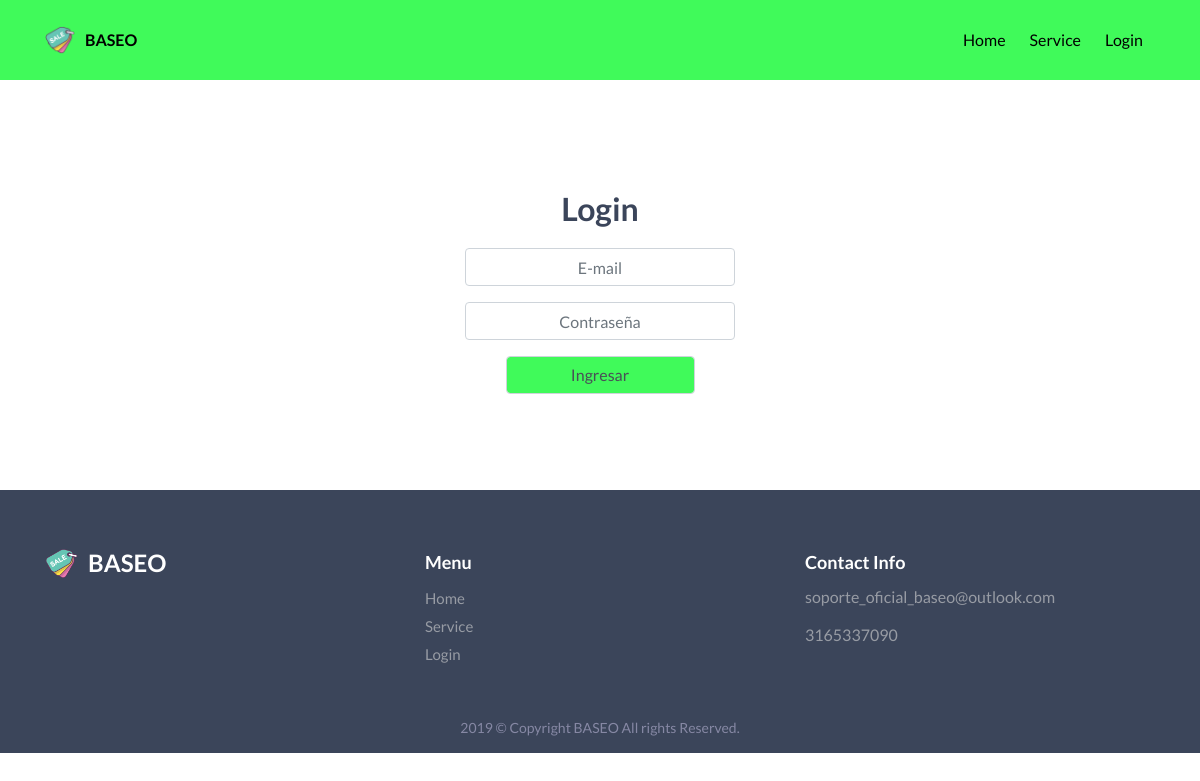
The page /index.php/login on the database its author committed.
### tables this page shows
CREATE TABLE `baseo_oficial` (
  `id` int(11) NOT NULL AUTO_INCREMENT,
  `correo_contact` varchar(100) DEFAULT NULL,
  `cel_contact` double DEFAULT NULL,
  `logo` varchar(255) DEFAULT NULL,
  `nombre` varchar(60) DEFAULT NULL,
  `abreviacion` varchar(15) DEFAULT NULL,
  `nav_bg` varchar(10) DEFAULT NULL,
  `op1` varchar(30) DEFAULT NULL,
  `op2` varchar(30) DEFAULT NULL,
  `op3` varchar(30) DEFAULT NULL,
  `op4` varchar(30) DEFAULT NULL,
  `color` varchar(10) DEFAULT NULL,
  `fuente` varchar(100) DEFAULT NULL,
  `size` int(11) DEFAULT NULL,
  `search` varchar(50) DEFAULT NULL,
  `ban_1_title` varchar(255) DEFAULT NULL,
  `ban_1_text` text,
  `ban_1_url_vid` varchar(255) DEFAULT NULL,
  `ban_1_url_img` varchar(255) DEFAULT NULL,
  `ban_2_title` varchar(255) DEFAULT NULL,
  `ban_2_text` text,
  `ban_2_url_img` varchar(255) DEFAULT NULL,
  `sec_text` varchar(255) DEFAULT NULL,
  `pr900` double DEFAULT NULL,
  PRIMARY KEY (`id`)
);

### application/controllers/Login.php (called while the page is built, shortened)
<?php
class Login extends CI_Controller {
  function __construct(){
    $this->load->model('model_header');
    $this->load->model('model_login');
  }
  public function index()
  {
    $header['head']=$this->model_header->consultOficial(1);
    $this->load->view('header',$header);
    $this->load->view('view_login');
    $this->load->view('footer',$header);
  }
}

### index.php (called while the page is built, shortened)
<?php
require_once BASEPATH.'core/CodeIgniter.php';

### application/models/Model_header.php (called while the page is built, shortened)
<?php
class Model_header extends CI_Model {
  public function consultOficial($id){
    $sql="SELECT * FROM baseo_oficial WHERE id='$id'";
    $query=$this->db->query($sql);
    return $query->row();
  }
}

### application/views/view_login.php (the view, shortened to what this page needs)
<!DOCTYPE html>
<html lang="en">
<head>
</head>
<body data-spy="scroll" data-target=".navbar-default" data-offset="100">
  <section id="home" class="hero">
    <div class="slide-home">
      <div class="slide-item">
        <div class="container">
          <div class="row hero-padd">
            <div class="col-md-6 col-12 col-sm-6 ml-auto mr-auto">
              <div class="hero-text">
                <center><h2>Login</h2></center>
                <form action="<?= base_url(); ?>index.php/login/validar" method="post">
                  <div class="form-group">
                    <center><input style="width:50%;text-align: center" type="text" name="user" class="form-control" placeholder="E-mail" required></center>
                  </div>
                  <div class="form-group">
                    <center><input style="width:50%;text-align: center" type="password" name="pass" class="form-control" placeholder="Contraseña" required></center>
                  </div>
                  <div class="form-group">
                    <center><input type="submit" class="form-control" value="Ingresar" style="width:35%;background-color: <?= $head->nav_bg; ?>"></center>
                  </div>
                </form>
              </div>
            </div>
          </div>
        </div>
      </div>
    </div>
  </section>
</body>
</html>

### application/views/header.php (shortened to what this page needs)
<!DOCTYPE html>
<html lang="en" dir="ltr">
<head>
  <link rel="stylesheet" href="https://stackpath.bootstrapcdn.com/bootstrap/4.3.1/css/bootstrap.min.css">
  <link rel="stylesheet" href="<?= base_url(); ?>assets/css/bootstrap.min.css">
  <link rel="stylesheet" href="<?= base_url(); ?>assets/css/elegant-icons.css">
  <link rel="stylesheet" href="<?= base_url(); ?>assets/css/animate.css">
  <link rel="stylesheet" href="<?= base_url(); ?>assets/css/slick.css">
  <link rel="stylesheet" href="<?= base_url(); ?>assets/css/magnific-popup.css">
  <link rel="stylesheet" href="<?= base_url(); ?>assets/css/style.css">
  <link rel="stylesheet" href="<?= base_url(); ?>assets/css/responsive.css">
</head>
<body>
  <header class="navbar-header">
    <nav class="navbar navbar-expand-lg fixed-top" style="background-color:<?= $head->nav_bg; ?>">
      <div class="container" style="background-color:<?= $head->nav_bg; ?>">
        <a class="navbar-brand" href="<?= base_url(); ?>"> <img src="<?= base_url().$head->logo; ?>" alt="">
          <span style="font-size: <?= $head->size; ?>px;font-family: <?= $head->fuente; ?>;color:<?= $head->color; ?>"><?= $head->abreviacion; ?></span>
        </a>
        <div class="collapse navbar-collapse " id="navbarSupportedContent">
          <ul class="navbar-nav ml-auto" style="background-color:<?= $head->nav_bg; ?>">
            <li class="nav-item active">
              <a data-scroll="" class="nav-link section-scroll" href="<?= base_url(); ?>"><span style="font-size: <?= $head->size; ?>px;font-family: <?= $head->fuente; ?>;color:<?= $head->color; ?>"><?= $head->op1; ?></span></a>
            </li>
            <li class="nav-item">
              <a data-scroll="" class="nav-link section-scroll" href="<?= base_url(); ?>index.php/service"><span style="font-size: <?= $head->size; ?>px;font-family: <?= $head->fuente; ?>;color:<?= $head->color; ?>"><?= $head->op3; ?></span></a>
            </li>
            <li class="nav-item">
              <a data-scroll="" class="nav-link section-scroll" href="<?= base_url(); ?>index.php/login"><span style="font-size: <?= $head->size; ?>px;font-family: <?= $head->fuente; ?>;color:<?= $head->color; ?>"><?= $head->op4; ?></span></a>
            </li>
          </ul>
        </div>
      </div>
    </nav>
  </header>
</body>
</html>

### application/views/footer.php (shortened to what this page needs)
<!DOCTYPE html>
<html lang="en" dir="ltr">
  <head>
  </head>
  <body>
    <footer class="footer" >
      <div class="footer-warpper">
        <div class="footer-top">
          <div class="container">
            <div class="footer-bottom-content clearfix">
              <div class="row">
                <div class="col-lg-4 col-md-4">
                  <div class="logo-footer">
                    <a class="navbar-brand" href="<?= base_url(); ?>"> <img src="<?= base_url().$head->logo; ?>" alt=""><span><?= $head->abreviacion; ?></span></a>
                  </div>
                </div>
                <div class="col-lg-4 col-md-4">
                  <h5>Menu</h5>
                  <ul class="list-menu">
                    <li>
                      <a href="<?= base_url(); ?>"><?= $head->op1; ?> </a>
                    </li>
                    <li>
                      <a href="<?= base_url(); ?>index.php/service"><?= $head->op3; ?></a>
                    </li>
                    <li>
                      <a href="<?= base_url(); ?>index.php/login"><?= $head->op4; ?></a>
                    </li>
                  </ul>
                </div>
                <div class="col-lg-4 col-md-4">
                  <h5>Contact Info</h5>
                  <ul class="list-menu contact-list">
                    <li>
                      <?= $head->correo_contact; ?>
                    </li>
                    <li>
                      <?= $head->cel_contact; ?>
                     </li>
                  </ul>
                </div>
              </div>
            </div>
          </div>
        </div>
        <div class="footer-bottom">
          <div class="container">
            <div class="row">
              <div class="col-lg-12 col-md-12 col-sm-12 col-12">
                <div class="copyright text-center">
                  <p>2019 © Copyright <?= $head->abreviacion; ?> All rights Reserved.</p>
                </div>
              </div>
            </div>
          </div>
        </div>
      </div>
    </footer>
  </body>
</html>

### assets/css/style.css (style rules this page uses)
body { font-family: 'Lato', sans-serif; font-size: 15px; font-weight: 400; line-height: 26px; overflow-x: hidden; color: #88889b; }
h1, h2, h3, h4, h5, h6 { font-family: 'Lato', sans-serif; margin-bottom: 10px; line-height: 24px; font-weight: 700; }
h2 { font-size: 32px; }
h5 { font-size: 18px; }
a { text-decoration: none; transition: all 0.4s ease; }
ul, ol { margin: 0; padding: 0; }
ul { list-style: none; }
img { max-width: 100%; height: auto; }
p { font-weight: 400; }
.navbar-header { z-index: 999; }
.navbar-brand { padding: 0; }
.navbar-brand img { width: 30px; margin-right: 10px; float: left; }
.navbar-brand span { color:#3b455a; font-weight: 600; font-size: 20px; }
.navbar-header .navbar { padding: 0; }
.navbar-header .navbar-nav li a { color: #3b455a; font-size: 15px; padding: 15px 12px !important; font-weight: 500; line-height: 50px; }
.hero { padding-bottom: 80px; position: relative; }
.hero-padd { padding-top: 150px; }
.hero-text { margin-top: 40px; }
.hero-text h2 { font-size: 55px; color: #3b455a; margin-bottom: 20px; line-height: 60px; font-weight: 600; }
.logo-footer .navbar-brand img { width:33px; position: relative; top: -3px; }
.logo-footer a span { color:#fff; font-size: 24px; }
.footer-top { padding: 60px 0 40px 0; background-color: #3b455a; }
.footer-bottom { background-color: #3b455a; padding-bottom: 5px; }
.copyright { text-align: left; }
.copyright p { margin: 0px auto; padding: 0px; color: #8688a4; line-height: 40px; font-size: 14px; }
.footer-top h5 { color: #fff; font-size: 18px; }
.footer-top .list-menu a { line-height: 28px; color: rgba(213, 213, 213, 0.6); }
.contact-list li { margin-bottom: 12px; color: rgba(213, 213, 213, 0.6); font-size: 16px; }

### assets/css/responsive.css (style rules this page uses)
@media only screen and (min-width: 1024px) and (max-width: 1200px) { .hero { height: auto; padding-bottom: 80px; } }
@media only screen and (min-width: 1024px) and (max-width: 1200px) { .hero-text h2 { font-size:32px; line-height:38px; } }

### rows shown on the page
baseo_oficial: logo (picture), abreviacion "BASEO", op1 "Home", op3 "Service", op4 "Login", correo_contact "soporte_oficial_baseo@outlook.com", cel_contact "3165337090"
